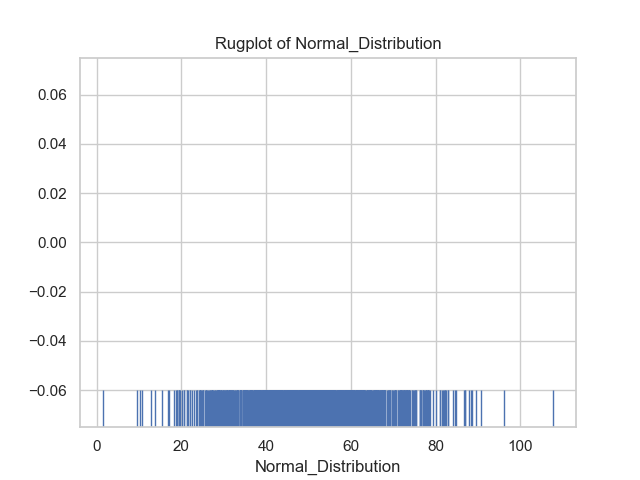

This figure's Python source:
import seaborn as sns
import matplotlib.pyplot as plt
import pandas as pd

# Load the CSV file
file_path = "Sample_Data_for_Activity.csv"  # Update if needed
df = pd.read_csv(file_path)

# Set Seaborn style
sns.set(style="whitegrid")

# Rugplot: Adds small ticks along the x-axis to visualize distribution
sns.rugplot(df["Normal_Distribution"], height=0.1)
plt.title("Rugplot of Normal_Distribution")
plt.savefig("rugplot.png")
